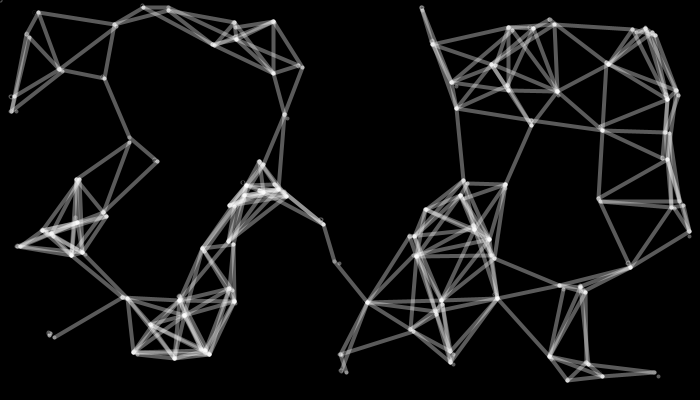
Frame 1 (no input)
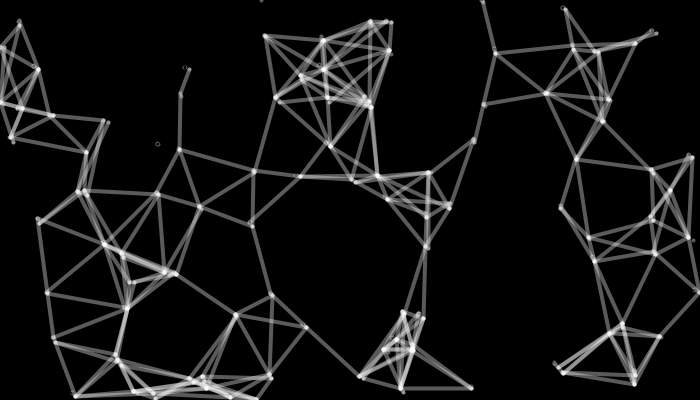
Frame 60 (the mouse pressed at the canvas centre just before this capture)
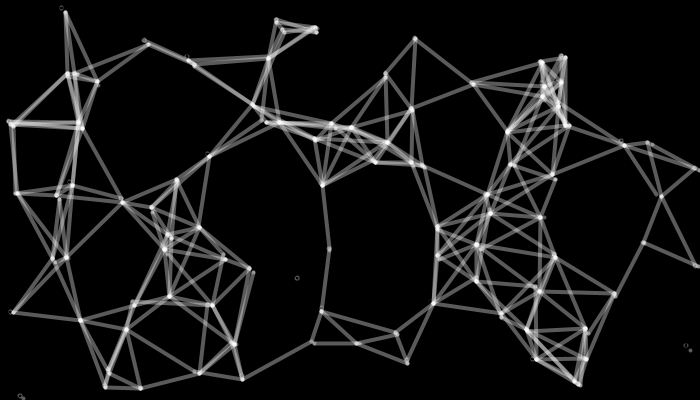
Frame 120 (the mouse held since frame 60 and released just before this capture)

The Processing sketch that drew these frames (run headless with seeded random() and noise(); from frame 60 on, the mouse is pressed at the canvas centre):

// Processing sketch: processing_36035
// ── processing_36035.pde

//////////////////////////////////////////  
int amountlines = 100;      
float speed = 5;
float c_size = 0.5;

float[] pointsX = new float[1000];          
float[] pointsY = new float[1000];          
float[] x = new float[1000];          
float[] y = new float[1000]; 
//////////////////////////////////////////  

void setup() {

  size(700, 400);
  smooth();
  frameRate(10);
 
 
  for (int a = 0; a < amountlines; a++) {
    pointsX[a] = random(0, 700);         
    pointsY[a] = random(0, 400);         
    x[a] = pointsX[a];                    
    y[a] = pointsY[a]; 
  }
}
  
void draw(){
   background(0);
   
   float pull = 3;
   

  for (int a = 0; a < amountlines+1; a++) {
    fill(255,80);
    ellipse(x[a],y[a],c_size,c_size); 
    x[a] = x[a] + random(speed);
    y[a] = y[a] + random(speed);
  
  if (mousePressed == true)
  {  
   if (mouseButton == LEFT)
    {
      if(x[a] < mouseX){
      x[a] += pull;
    }
    else if(x[a] > mouseX){
    x[a] -= pull;
  }
 if (y[a] < mouseY){
 y[a] += pull;
 }
else if (y[a] > mouseY){
 y[a] -= pull;
} 
  }
    
    if (mouseButton == RIGHT)
    {
     if(x[a] > mouseX){
      x[a] += pull;
    }
    else if(x[a] < mouseX){
    x[a] -= pull;
  }
 if (y[a] > mouseY){
 y[a] += pull;
 }
else if (y[a] < mouseY){
 y[a] -= pull;
} 
    }
  }
  
    if(x[a] > width) {
      x[a] = 0;
    }
    if(y[a] > height) {
      y[a] = 0;
      
    }
  
stroke(255,90);
strokeWeight(4);    
    for (int b = a; b < amountlines; b++) {
      if (dist(x[b], y[b], x[a], y[a]) < 80) {
        line(x[b], y[b], x[a], y[a]);
      }
    }
  
  }
}
